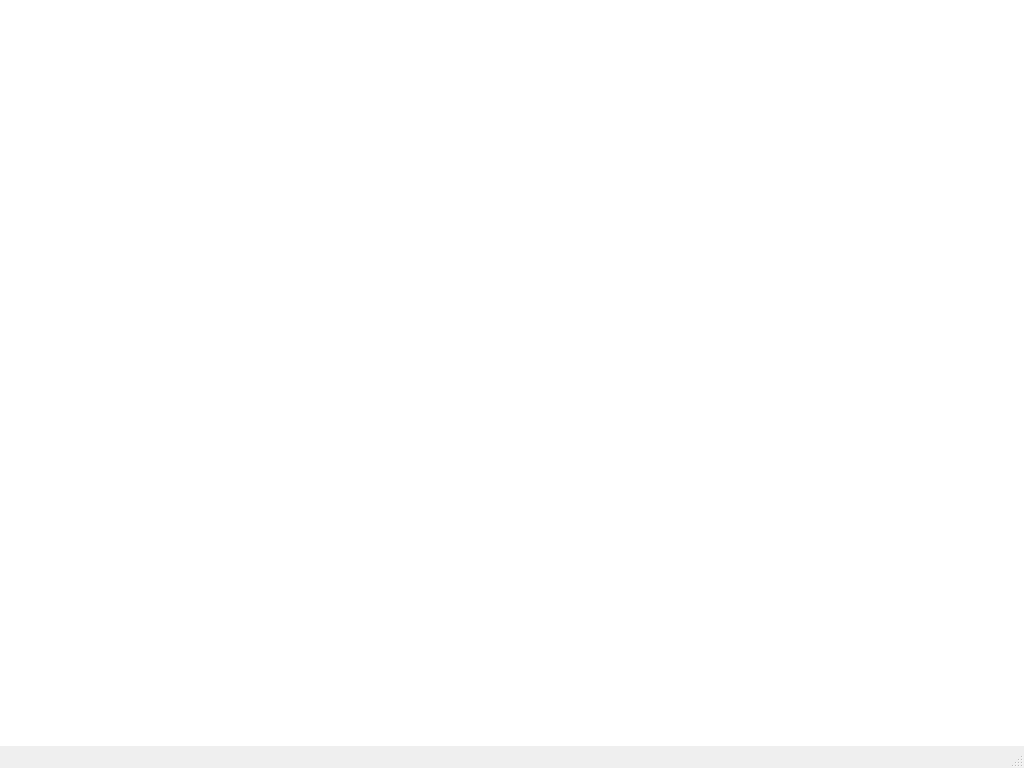
<?xml version="1.0" encoding="UTF-8"?>
<ui version="4.0">
 <class>GameWindow</class>
 <widget class="QMainWindow" name="GameWindow">
  <property name="geometry">
   <rect>
    <x>0</x>
    <y>0</y>
    <width>1024</width>
    <height>768</height>
   </rect>
  </property>
  <property name="windowTitle">
   <string>MainWindow</string>
  </property>
  <widget class="QWidget" name="centralwidget">
   <property name="styleSheet">
    <string notr="true">background-color: rgb(255, 255, 255);</string>
   </property>
  </widget>
  <widget class="QMenuBar" name="menubar">
   <property name="geometry">
    <rect>
     <x>0</x>
     <y>0</y>
     <width>1024</width>
     <height>24</height>
    </rect>
   </property>
  </widget>
  <widget class="QStatusBar" name="statusbar"/>
 </widget>
 <resources/>
 <connections/>
</ui>
